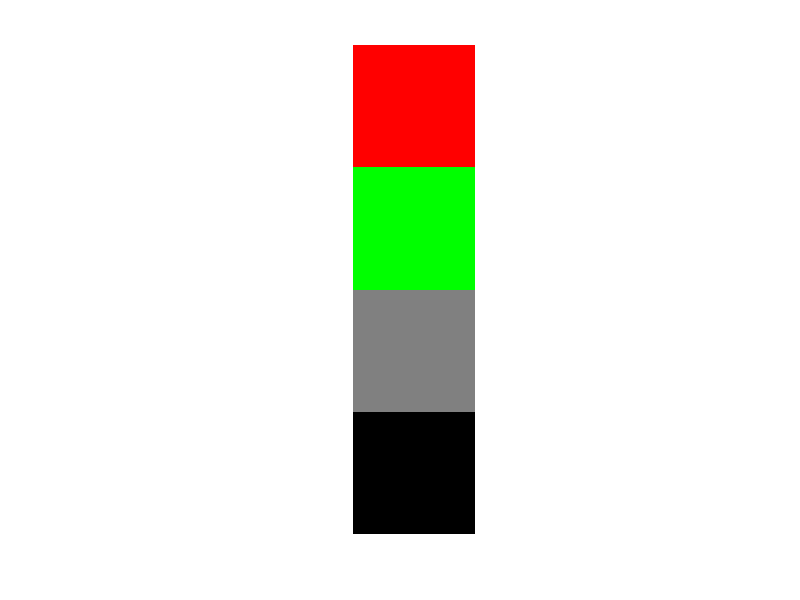

Write the MATLAB code that produced this figure.
LR = [1; 0; .5; 0];
LG = [0; 1; .5; 0];
LB = [0; 0; .5; 0];
LOUT = cat(3, LR, LG, LB);
figure
imshow(LOUT, 'InitialMagnification', 'fit')